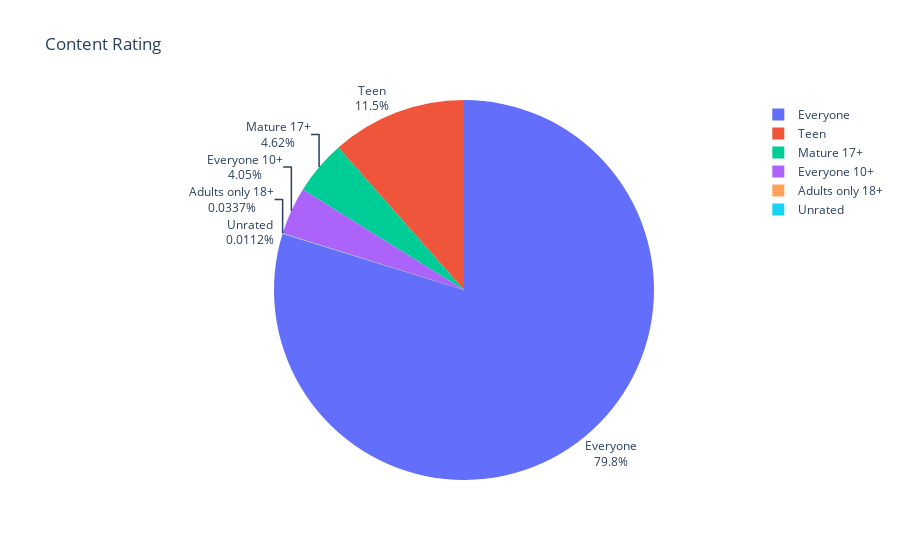

The cell this chart's notebook holds for it:
### Code cell
fig.show()

### Figure 1 — Plotly figure (JSON) as saved in the notebook; plotly's stock layout.template omitted (floating-point values rounded to 4 significant figures)
{"data": [{"domain": {"x": [0, 1], "y": [0, 1]}, "hovertemplate": "label=%{label}<br>value=%{value}<extra></extra>", "labels": ["Everyone", "Teen", "Mature 17+", "Everyone 10+", "Adults only 18+", "Unrated"], "legendgroup": "", "name": "", "showlegend": true, "textinfo": "percent+label", "textposition": "outside", "type": "pie", "values": [7094, 1022, 411, 360, 3, 1]}], "layout": {"legend": {"tracegroupgap": 0}, "title": {"text": "Content Rating"}}}
